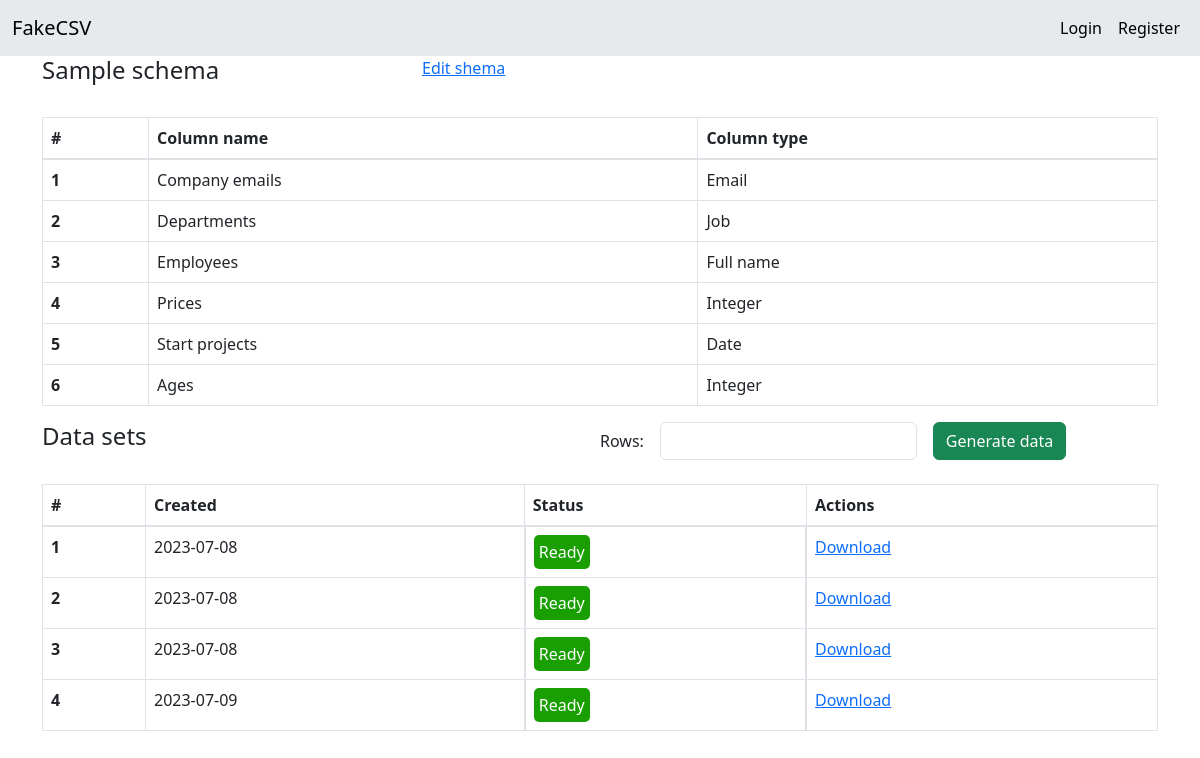
The page /data-sets/Planeks/ on the database its author committed.
### CSV_converter/models.py (models this page shows, shortened)
class Column(models.Model):
    name = models.CharField(max_length=255)
    type = models.CharField(
        max_length=255,
        choices=TYPE_CHOICES
    )
    order = models.CharField(max_length=255)
    schema = models.ForeignKey(
        Schema,
        on_delete=models.CASCADE
    )

class File(models.Model):
    name = models.CharField(max_length=255)
    date = models.DateField(auto_now=True)
    schema = models.ForeignKey(
        Schema,
        on_delete=models.CASCADE
    )

### CSV_converter/views.py (the view, shortened to what this page needs)
# urls.py: path('data-sets/<str:name>/', views.DataSetsView.as_view(), name='data_sets'),
class DataSetsView(View):
    template_name = "data_sets.html"
    fake = Faker()
    def get(self, *args, **kwargs):
        name = kwargs.get('name')
        if name:
            schema = get_object_or_404(Schema, name=name)
            columns = schema.column_set.all()
            files = schema.file_set.all()
        else:
            columns = ''
            files = ''
        return render(self.request, self.template_name, {"schema_name": schema.name, "columns": columns, "files": files})

### CSV_converter/templates/data_sets.html (shortened to what this page needs)
{% extends 'base.html' %}
{% block content %}
  <form method="post">
    <div class="row justify-content-start">
      <div class="col-4">
        <h4>Sample schema</h4>
      </div>
      <div class="col-4">
        <a href="{% url 'edit_schema' name=schema_name %}">Edit shema</a>
      </div>
    </div>
    <br>
    <table class="table table-bordered">
      <thead>
        <tr>
          <th scope="col">#</th>
          <th scope="col">Column name</th>
          <th scope="col">Column type</th>
        </tr>
      </thead>
      <tbody>
        {% for column in columns %}
          <tr>
            <th scope="row">{{ forloop.counter }}</th>
            <td>{{ column.name }}</td>
            <td>{{ column.get_type_display }}</td>
          </tr>
        {% endfor %}
      </tbody>
    </table>
    <div class="d-flex justify-content-between mb-4">
      <div class="col p-0">
        <h4>Data sets</h4>
      </div>
      <div class="col">
        <div class="row g-3 align-items-center">
          <div class="col-auto">
            <label for="rows" class="col-form-label">Rows:</label>
          </div>
          <div class="col-auto">
            <input type="text" id="rows" name="rows" class="form-control">
          </div>
          <div class="col-auto">
            <button id="generate-data" type="submit" class="btn btn-success">Generate data</button>
          </div>
        </div>
      </div>
    </div>
    <table id="data-table" class="table table-bordered">
      <thead>
        <tr>
          <th scope="col">#</th>
          <th scope="col">Created</th>
          <th scope="col">Status</th>
          <th scope="col">Actions</th>
        </tr>
      </thead>
      <tbody id="table-body">
        {% for file in files %}
          <tr>
            <th scope="row">{{ forloop.counter }}</th>
            <td>{{ file.date|date:"Y-m-d" }}</td>
            <td class="status-cell" style="display:flex;">
              <div style="background-color: #1a9f03; border-radius: 5px; padding: 5px; color: white;">Ready</div>
            </td>
            <td><a href="/media/{{ file.name }}">Download</a></td>
          </tr>
        {% endfor %}
      </tbody>
    </table>
  </form>
{% endblock %}

### rows shown on the page
Column: name "Company emails", type "Email"
Column: name "Departments", type "Job"
Column: name "Employees", type "Full name"
Column: name "Prices", type "Integer"
Column: name "Start projects", type "Date"
Column: name "Ages", type "Integer"
File: date "2023-07-08"
File: date "2023-07-08"
File: date "2023-07-08"
File: date "2023-07-09"
